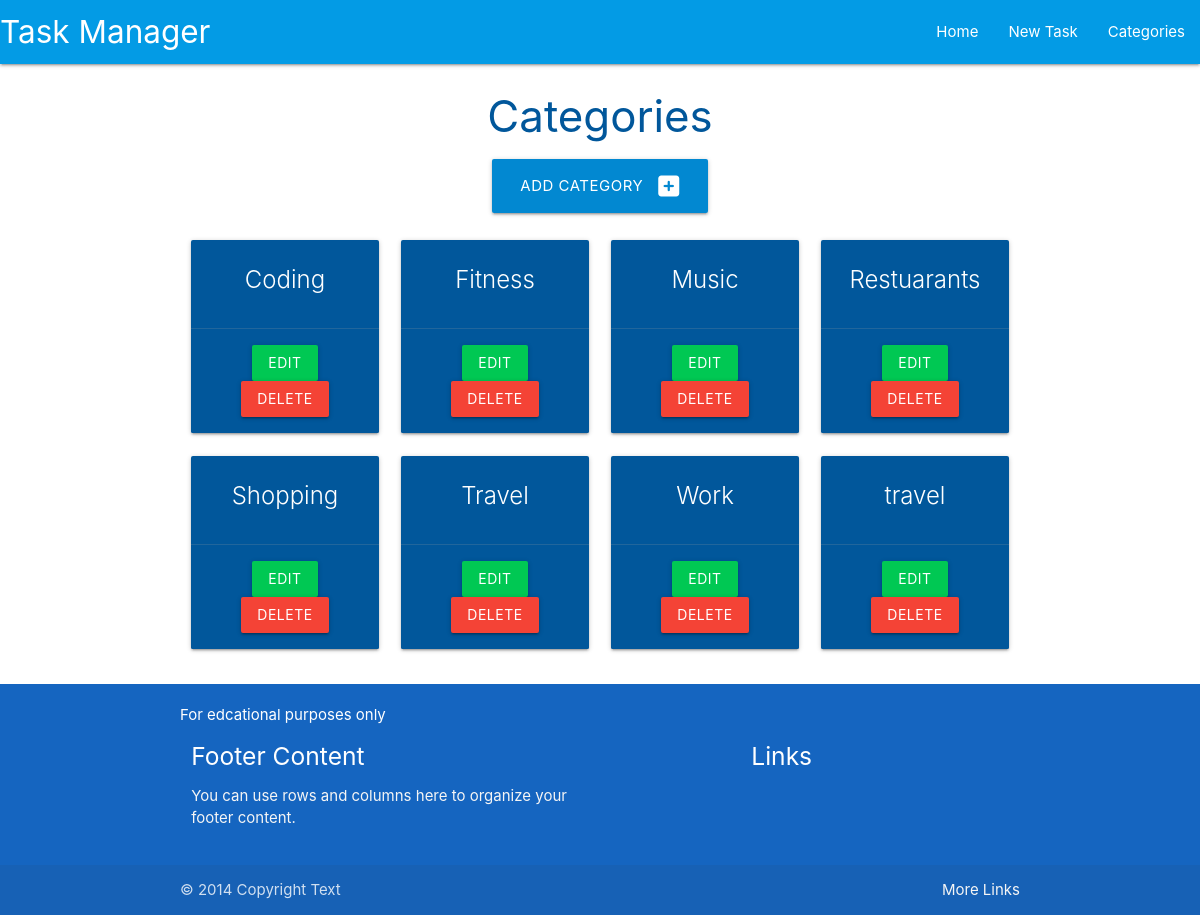
/categories, run on an earlier commit of the app's database.
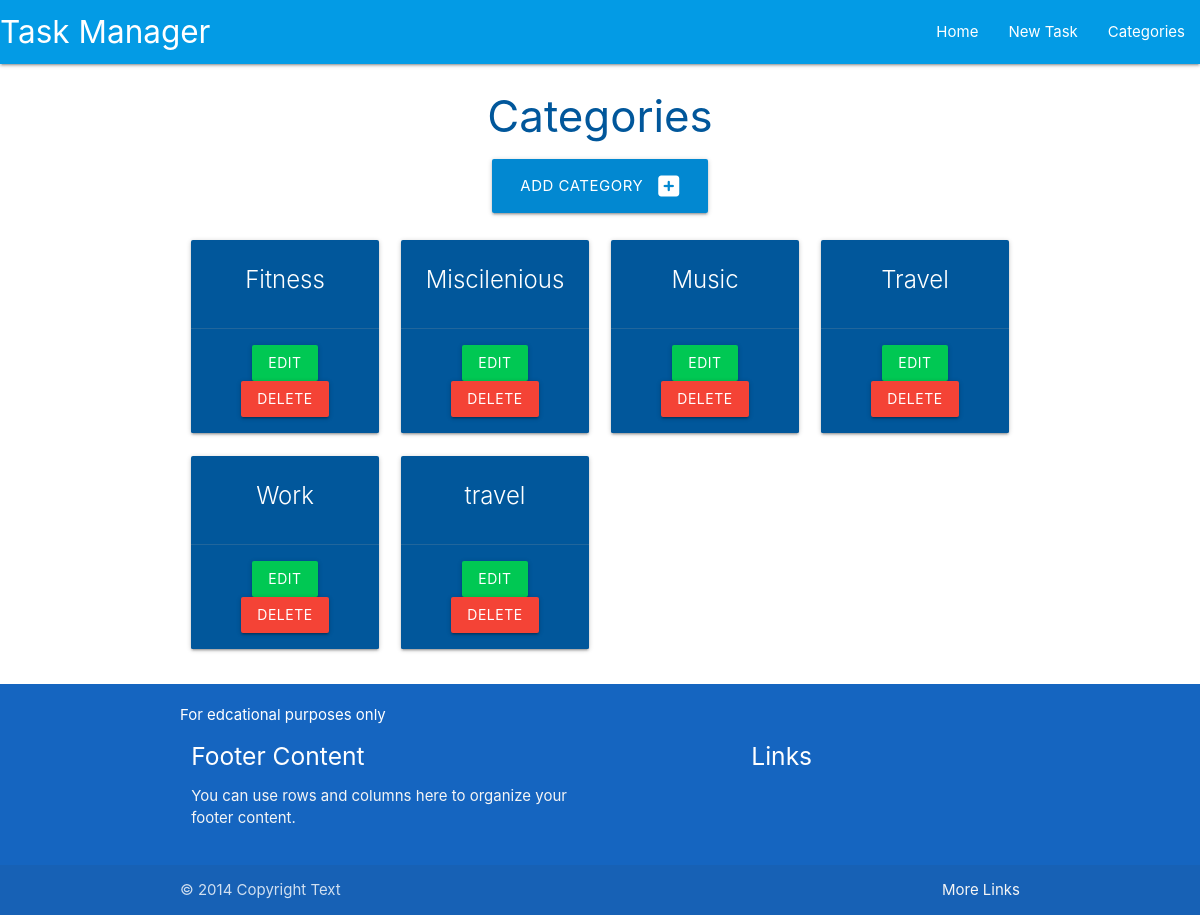
And on a later commit of the database.
### taskmanager/models.py (models this page shows, shortened)
class Category(db.Model):
    id=db.Column(db.Integer,primary_key=True)
    category_name=db.Column(db.String(25),unique=True,nullable=False)
    tasks=db.relationship("Task",backref="category",cascade="all,delete",lazy=True)

### taskmanager/routes.py (the view)
@app.route("/categories")
def categories():
    categories = list(Category.query.order_by(Category.category_name).all())
    return render_template("categories.html",categories=categories)

### taskmanager/templates/categories.html
{% extends "base.html" %}
{% block content %}
<h3 class="light-blue-text text-darken-4 center-align">Categories</h3>
<div class="row">
    <div class="col s12 center-align">
        <a href="{{url_for('add_category')}}" class="btn-large light-blue darken-2">Add Category <i
                class="fas fa-plus-square right"></i></a>
    </div>
</div>
<div class="row">
    {% for category in categories %}
    <div class="col s12 m6 l3">
        <div class="card light-blue darken-4 center-align">
            <div class="card-content white-text">
                <span class="card-title">{{category.category_name}}</span>
            </div>
            {% if category.owner == session.user %}
            <div class="card-action">
                <a href="{{url_for('edit_category',category_id=category.id)}}" class="btn green accent-4">Edit</a>
                <a href="{{url_for('delete_category',category_id=category.id)}}"
                    class="btn red modal-trigger">Delete</a>
</div>
                {% endif %}
            </div>
        </div>
        {% endfor %}
    </div>
    {% endblock %}

What changed in the data, as far as the page shows it:
removed Category: category_name "Restuarants"
removed Category: category_name "Shopping"
shown differently, row unchanged: Category "Fitness": moves up the list
changed Category: category_name "Coding" → "Miscilenious"
